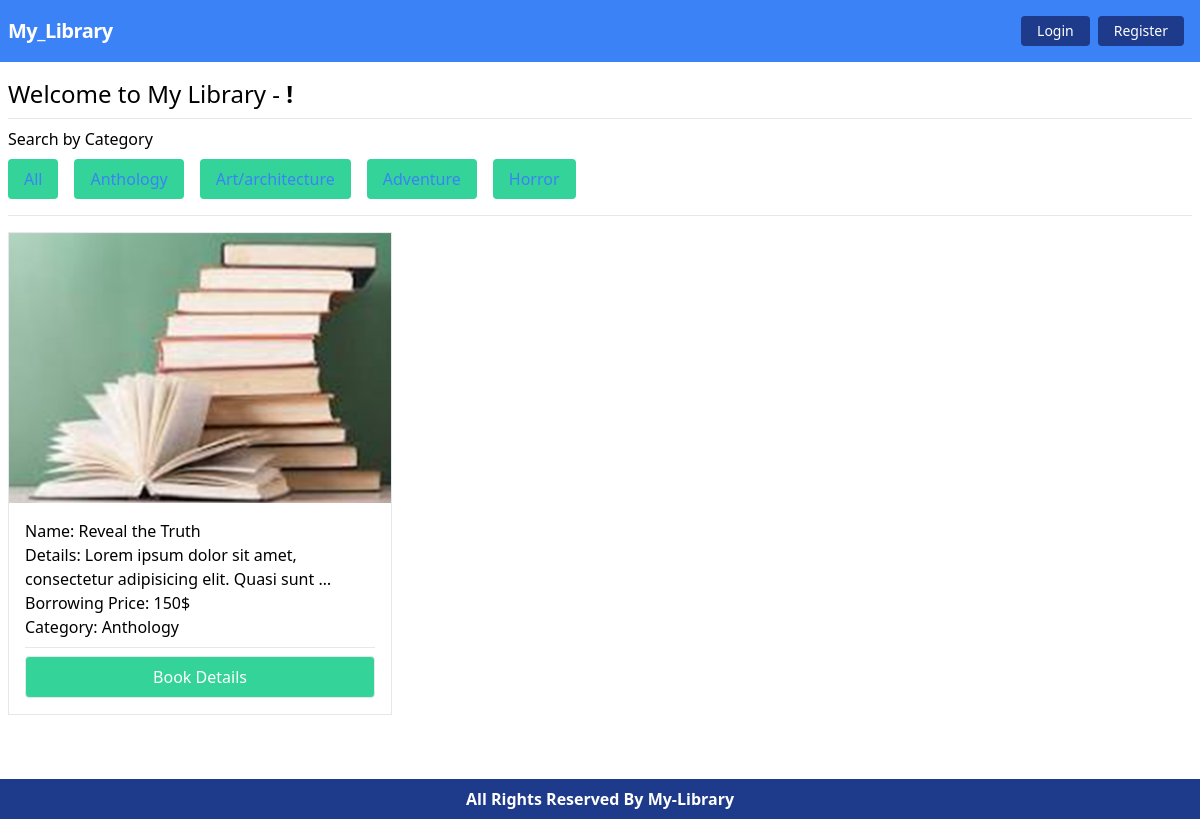
/books/anthology/, run on the app's committed database.
### Books/models.py (models this page shows, shortened)
class BookCategory(models.Model):
    name = models.CharField(max_length=30)
    slug = models.SlugField(max_length=80)
    def __str__(self):
        return self.name

class Book(models.Model):
    image = models.ImageField(upload_to='books/media/images/')
    title = models.CharField(max_length = 45)
    description = models.TextField()
    borrowing_price = models.IntegerField()
    category = models.ForeignKey(BookCategory, on_delete=models.CASCADE)

### library_management/views.py (the view)
# urls.py: path('', homepage, name='home'),
def homepage(request, category_slug=None):
    books = models.Book.objects.all()
    category = models.BookCategory.objects.all()
    if category_slug is not None:
        filterOption = models.BookCategory.objects.get(slug = category_slug)
        books = models.Book.objects.filter(category = filterOption)
    return render(request, 'index.html', {'books': books, 'category': category})

### templates/index.html
{% extends 'base.html' %}
{% load static %}
{% block content %}
<h2 class="text-2xl">Welcome to My Library - <strong>{{request.user.first_name}} !</strong></h2>
<hr class="my-2">
<div>
    <p>Search by Category</p>
    <ul class="flex flex-wrap">
        <li><a href="/" class="bg-green-400 block p-2 px-4 ml-0 text-blue-500 rounded m-2">All</a></li>
        {% for item in category %}
        <li><a href="{% url 'filterView' item.slug %}"
                class="bg-green-400 block p-2 px-4 text-blue-500 rounded m-2">{{item}}</a></li>
        {% endfor %}
    </ul>
</div>
<hr class="my-2">
<div class="pt-2 grid md:grid-cols-2 lg:grid-cols-3 grid-cols-1 xl:grid-cols-4 gap-4">
    {% for book in books %}
    <div class="book-card border">
        <img src={{book.image.url}} alt="book" class="w-full">
        <div class="p-4">
            <p>Name: {{book.title}}</p>
            <p>Details: {{book.description | truncatewords:10}}</p>
            <p>Borrowing Price: {{book.borrowing_price}}$</p>
            <p>Category: {{book.category}}</p>
            <hr class="my-2">
            <a href="{% url 'bookDetails' book.id %}"
                class="rounded w-full text-center text-white hover:bg-green-500 border bg-green-400 px-6 py-2 inline-block">
                Book Details
            </a>
        </div>
    </div>
    {% endfor %}
</div>
<br>
{% endblock %}

### data on the page
BookCategory: name "Anthology"
BookCategory: name "Art/architecture"
BookCategory: name "Adventure"
BookCategory: name "Horror"
Book: image (picture), title "Reveal the Truth", description "Lorem ipsum dolor sit amet, consectetur adipisicing elit. Quasi sunt …", borrowing_price "150", category "Anthology"
